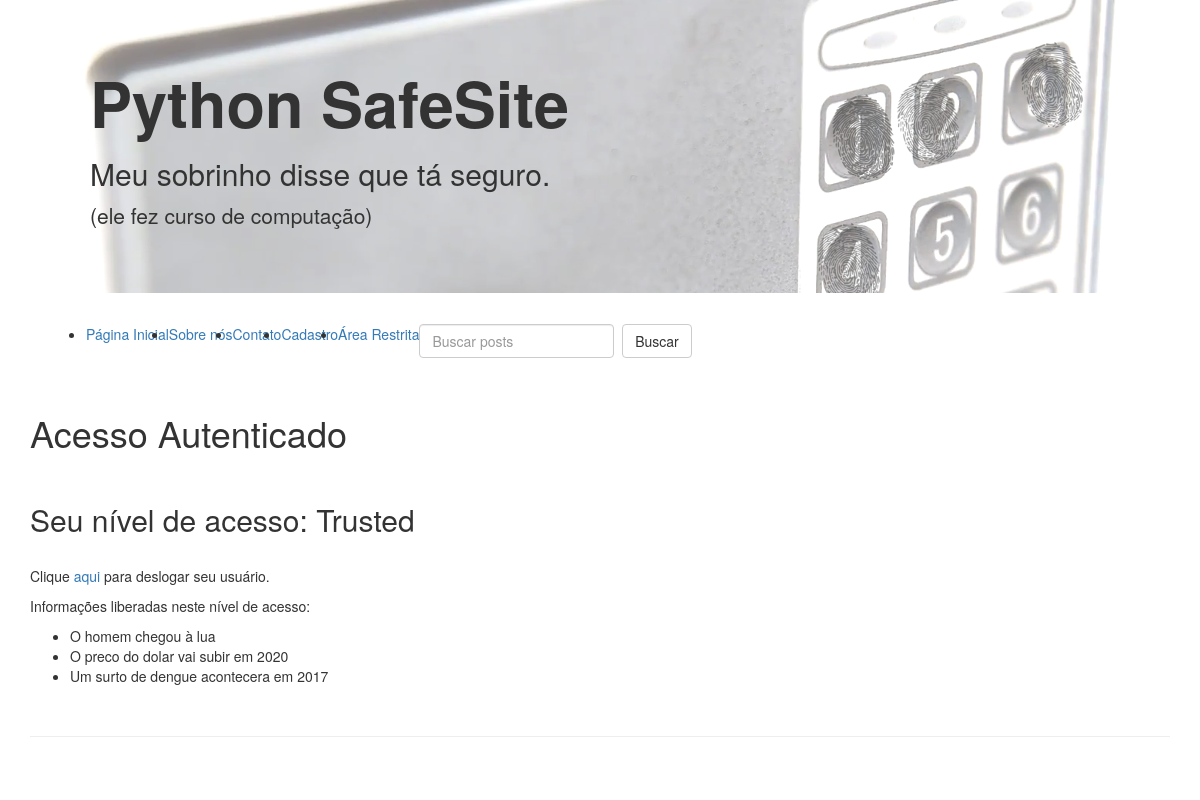
The app's page /restrict (signed in) with its own data.
### tables this page shows
CREATE TABLE `info` (
	`info`	TEXT,
	`level`	TEXT
);

### app.py (the view)
@app.route('/restrict', methods=['GET'])
def get_restrict():
    cookie = f.request.cookies.get('pyverysafelogin')
    if cookie:
        q = f'SELECT info FROM info WHERE level LIKE "%{cookie}%"'
        res = query(q)
        if cookie == hash('admin'):
            lv = 'Admin'
        else:
            lv = 'Trusted'
        return f.render_template('restrict.html', level=lv, info=res)
    else:
        return f.redirect('/login')

### app.py (called while the page is built)
def query(text):
    conn = engine.connect()
    res = conn.execute(text)
    res = res.fetchall()
    return res

def hash(text):
    hashed = hashlib.md5(text.encode('utf-8'))
    return hashed.hexdigest()

### templates/restrict.html
{% extends 'header.html' %}
{% block content %}
<div class="container">
    <h1>Acesso Autenticado</h1>
    <br>
    <h2>Seu nível de acesso: {{level}}</h2><br>
    <p>Clique <a href="/logout">aqui</a> para deslogar seu usuário.</p>
    <p>Informações liberadas neste nível de acesso:</p>
    <ul>
        {% for i in info %}
        <li>
            {{ i[0] }}
        </li>
        {% endfor %}
    </ul>
    <br>
    <hr><br>
</div>
{% endblock %}

### records on screen
info: info "O homem chegou à lua"
info: info "O preco do dolar vai subir em 2020"
info: info "Um surto de dengue acontecera em 2017"

### other values on screen
{{ level }} "Trusted"
